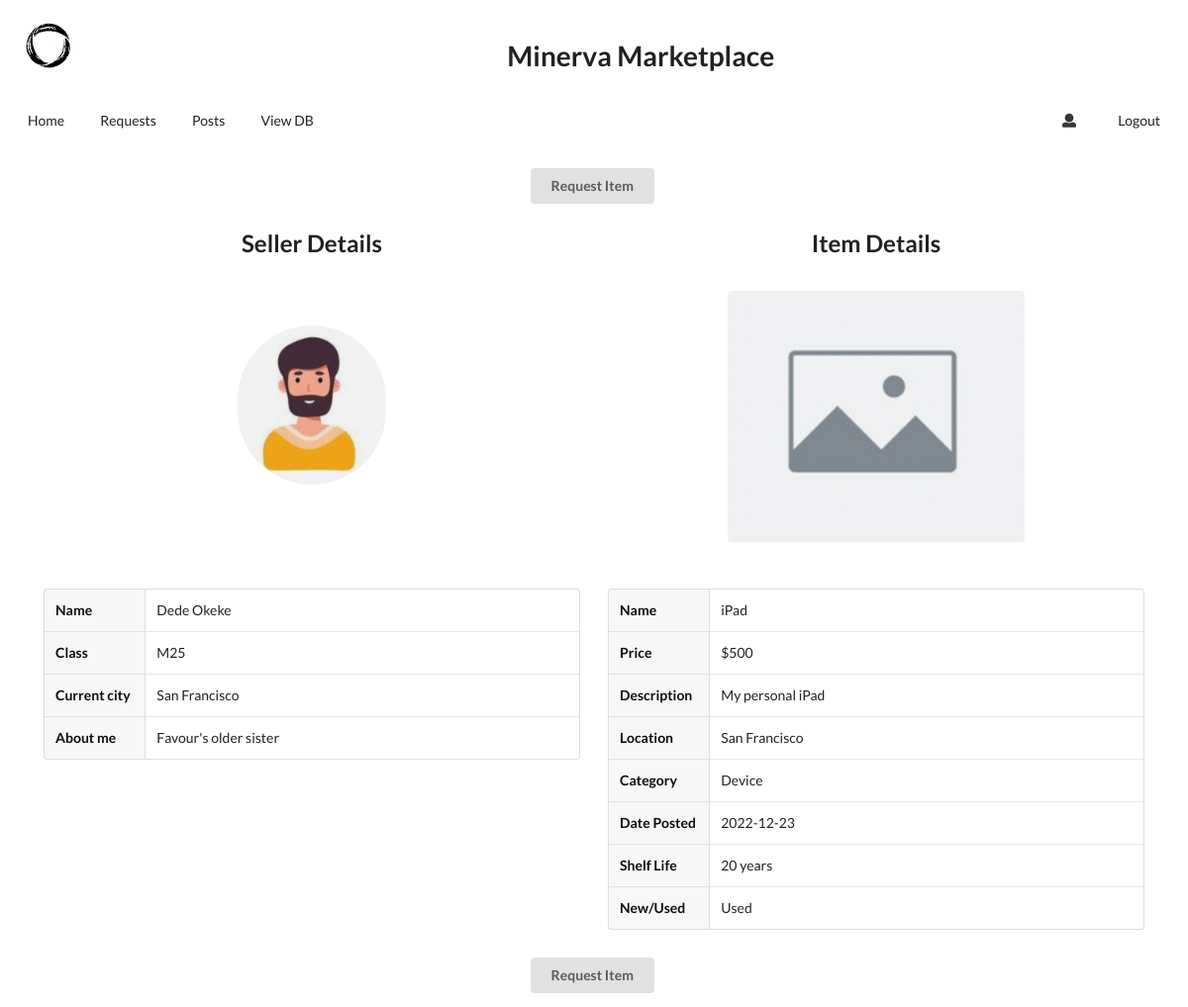
The page /view/item/20 (signed in) on the database as committed earlier.
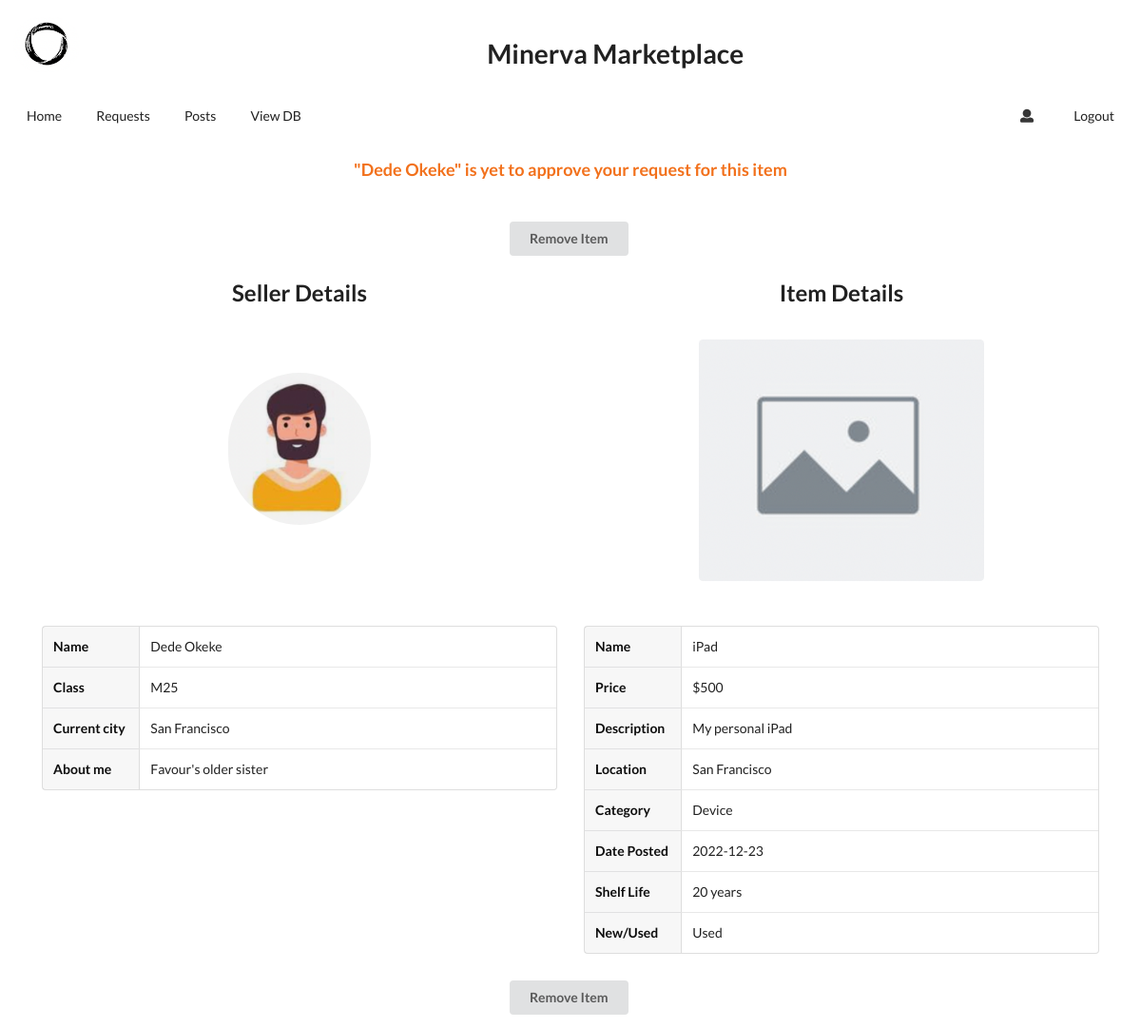
The same page on the database as committed later.
### app.py (models this page shows, shortened)
class Users(db.Model):
    user_id = db.Column(db.Integer, primary_key = True)
    user_name = db.Column(db.String(100))
    user_email = db.Column(db.String(100))
    user_phone_no = db.Column(db.String(100))
    user_class = db.Column(db.String(100))
    user_about_me = db.Column(db.String(100))
    user_city = db.Column(db.String(100))
    user_pmoc = db.Column(db.String(100))
    user_oci = db.Column(db.String(100))
    user_profile_pic = db.Column(db.String(100))
    password = db.Column(db.String(100))

### app.py (the view)
@app.route('/view/item/<id>', methods=['GET', 'POST'])
def view_item(id):
    item = db.session.query(*Items.__table__.columns).filter(Items.item_id==int(id)).first()
    buyer = db.session.query(*Users.__table__.columns).filter(Users.user_id==item.requester_id).first()
    seller = db.session.query(*Users.__table__.columns).filter(Users.user_id==item.poster_id).first()
    user_id = Users.query.filter_by(user_email=session["user_email"]).first().user_id
    return render_template("view_item.html", item=item, buyer=buyer, seller=seller, user_id=user_id)

### templates/view_item.html (shortened to what the changed rows need)
{% extends "base.html" %}
{% block body %}
    {% if user_id == buyer.user_id and item.item_status == "A" %}
        <div class="ui basic center aligned segment">
            <h3 class="ui green header">
                "{{seller.user_name}}" has approved your request. Thier contact details are now available.
            </h3>
        </div>
    {% elif user_id == buyer.user_id and item.item_status == "R" %}
        <div class="ui basic center aligned segment">
            <h3 class="ui orange header">
                "{{seller.user_name}}" is yet to approve your request for this item
            </h3>
        </div>
    {% endif %}
    {% if user_id != seller.user_id and item.item_status == "NR" %}
        <div class="ui basic center aligned segment">
            <a href="{{ url_for('req', id=item.item_id) }}">
                <button class="ui button">Request Item</button>
            </a>
        </div>
    {% endif %}
    {% if user_id == buyer.user_id and item.item_status != "NR" %}
        <div class="ui basic center aligned segment">
            <a href="{{ url_for('unreq', id=item.item_id) }}">
                <button class="ui button">Remove Item</button>
            </a>
        </div>
    {% endif %}
    <div class="ui grid" style="margin-left: 30px; margin-right: 30px;">
        <div class="eight wide column">
            <div>
                <h2 class="ui basic center aligned header">Seller Details</h2>
            </div>
        </div>
        <div class="eight wide column">
            <div>
                <h2 class="ui basic center aligned header">Item Details</h2>
            </div>
        </div>
    </div>
    <div class="ui grid" style="margin-left: 30px; margin-right: 30px;">
        <div class="eight wide column">
            <table class="ui definition table">
                <tbody>
                    <tr>
                        <td class="three wide column">Name</td>
                        <td>{{seller.user_name}}</td>
                    </tr>
                    <tr>
                        <td>Class</td>
                        <td>{{seller.user_class}}</td>
                    </tr>
                    <tr>
                        <td>Current city</td>
                        <td>{{seller.user_city}}</td>
                    </tr>
                    <tr>
                        <td>About me</td>
                        <td>{{seller.user_about_me}}</td>
                    </tr>
                </tbody>
            </table>
        </div>
    </div>
    {% if user_id != seller.user_id and item.item_status == "NR" %}
        <div class="ui basic center aligned segment">
            <a href="{{ url_for('req', id=item.item_id) }}">
                <button class="ui button">Request Item</button>
            </a>
        </div>
    {% endif %}
    {% if user_id == buyer.user_id and item.item_status != "NR" %}
        <div class="ui basic center aligned segment">
            <a href="{{ url_for('unreq', id=item.item_id) }}">
                <button class="ui button">Remove Item</button>
            </a>
        </div>
    {% endif %}
{% endblock %}

Rows that differ between the two databases and show on the page:
shown differently, row unchanged: Users "Dede Okeke": user_name (not shown) → "Dede Okeke"
changed Items "iPad": item_status "NR" → "R" (drawn)
Other text that changed with them:
text no longer shown: "Request Item Request Item"
text now shown: "\" \" is yet to approve your request for this item Remove Item Remove Item"
